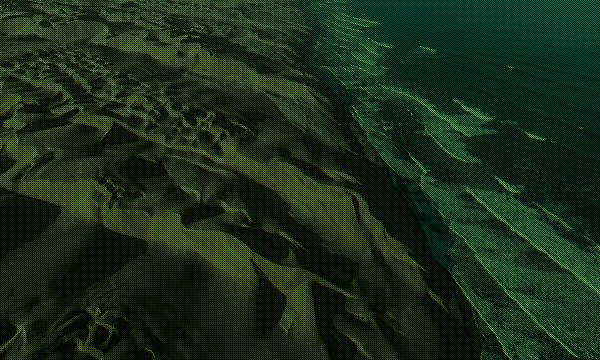
#> input picture namib_bayer.jpg, 600 x 360 px
$ python main.py
#> lines starting #> are read from the running program, lines starting #| are printed output that depends on the picture
#> further down, bayer_img is the input picture: shape (360, 600, 3); mean B, G, R 22.5, 44.3, 25.1
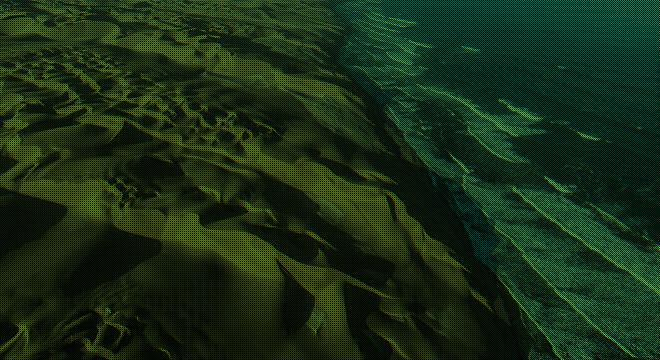
#> input picture namib_xtrans.jpg, 660 x 360 px
#> further down, xtrans_img is the input picture: shape (360, 660, 3); mean B, G, R 22.4, 44.2, 25.1
import cv2
import numpy as np
import matplotlib.pyplot as plt


def reshapeToEven(img):
    """
    Change image shape so it's height and width become even number

    Params:

    img - image

    Returns: np.array with resized image
    """
    # reshaping an image to pass the closest even width and height numbers
    # mosaicing alghoritm works only with images of size (even, even, 3)
    img = img[:img.shape[0] - img.shape[0] % 2, :img.shape[1] - img.shape[1] % 2, :]

    return img


def BayerDemosaicing(img):
    # DEMOSAICING

    # kernel for red and blue pixel values:
    # [green, red, [green, blue, ...
    # blue, green][red, green]  ...
    redblueNearest = np.array([[1, 1],
                               [1, 1]])

    # kernel for green pixel values:
    greenNearest = np.array([[0.5, 0.5],
                             [0.5, 0.5]])

    kernels = [redblueNearest, greenNearest, redblueNearest]

    # applying filters on every color channel of the mosaiced image
    R, G, B = [cv2.filter2D(img[:, :, n], -1, kernels[n]) for n in range(3)]
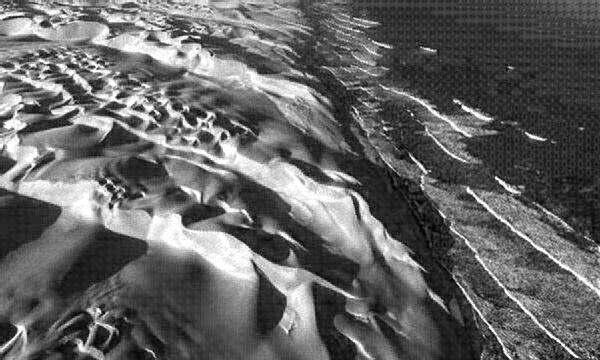
#> B: shape (360, 600); min 0, max 255, mean 100.4
    img = np.dstack((R, G, B))
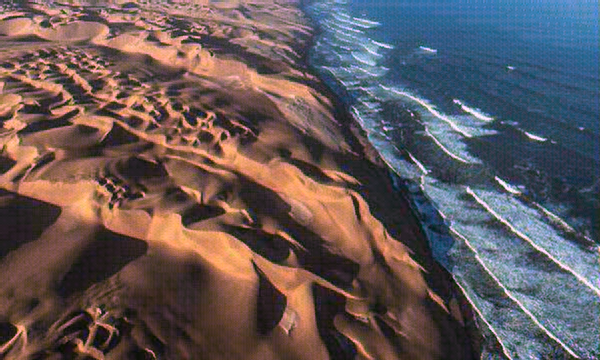
#> img: shape (360, 600, 3); mean of channels 0, 1, 2 89.9, 88.6, 100.4; drawn as B, G, R

    return img


def XTransDemosaicing(img):
    # DEMOSAICING
    deXTransMask = np.array([[0., 0., 0., 0., 0., 0.],
                            [0., 0.25, 0.5, 0.5, 0.25, 0.],
                            [0., 0.5, 1., 1., 0.5, 0.],
                            [0., 0.5, 1., 1., 0.5, 0.],
                            [0., 0.25, 0.5, 0.5, 0.25, 0.],
                            [0., 0., 0., 0., 0., 0.]])

    deXTransFilter = np.array([deXTransMask * w for w in [1/2, 1/5, 1/2]])

    B, G, R = [cv2.filter2D(img[:, :, n], -1, deXTransFilter[n]) for n in range(3)]
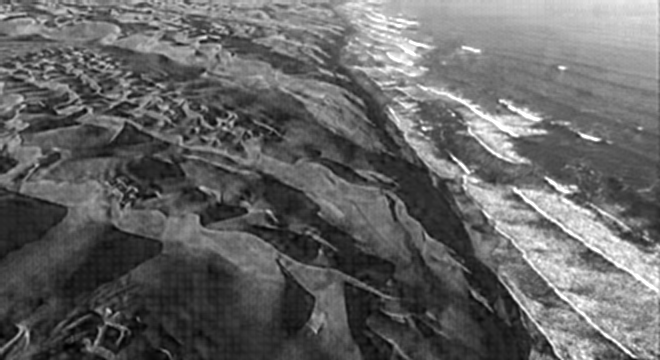
#> B: shape (360, 660); min 0, max 255, mean 101
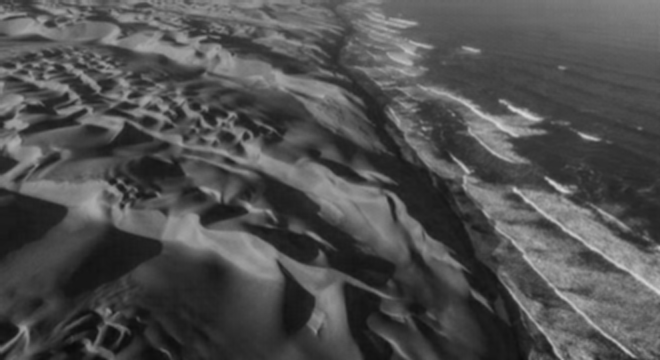
#> G: shape (360, 660); min 11, max 216, mean 79.7
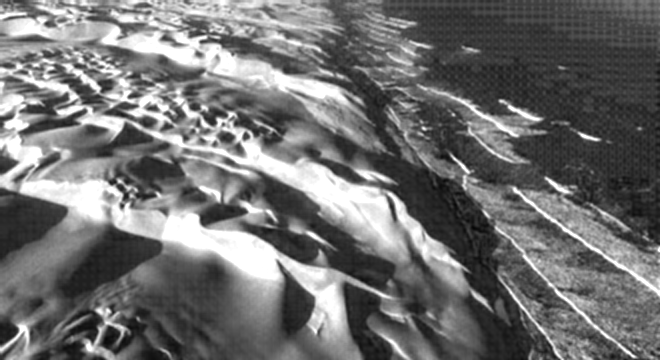
#> R: shape (360, 660); min 6, max 255, mean 112.3
    img = np.dstack((B, G, R))
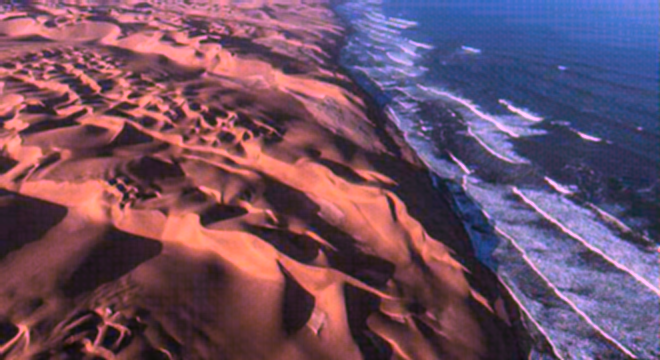
#> img: shape (360, 660, 3); mean of channels 0, 1, 2 101, 79.7, 112.3; drawn as B, G, R

    return img


if __name__ == '__main__':
    bayer_img = cv2.imread("namib_bayer.jpg")
    xtrans_img = cv2.imread("namib_xtrans.jpg")
    bayer = BayerDemosaicing(bayer_img)
    xtrans = XTransDemosaicing(xtrans_img)
    cv2.imwrite("bayer.jpg", bayer)
    cv2.imwrite("xtrans.jpg", xtrans)
